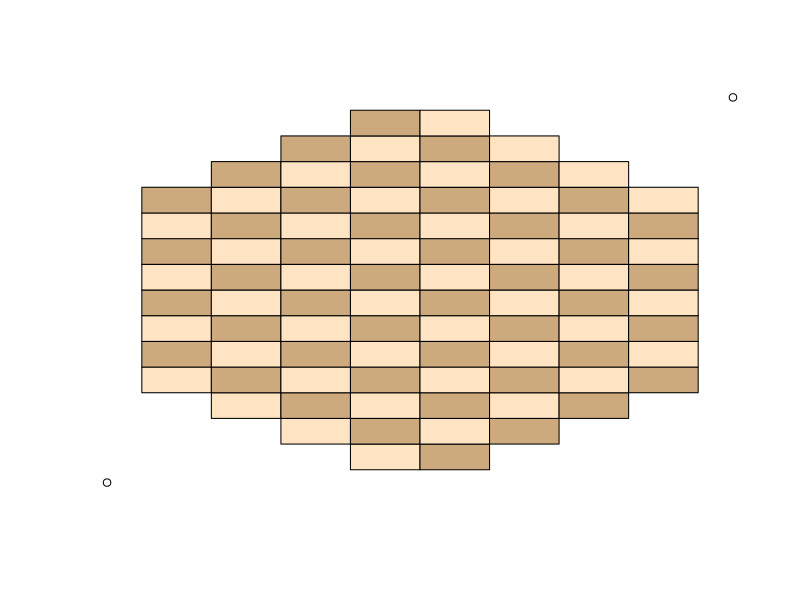

Write R code to recreate this figure. (Note: this script raises an error after producing the figure.)
#!/usr/bin/Rscript
#
# draw_canvass.R
#
# Big Data Analytics Final Project
#  Visualization Part
#
# draw the Mini Camelot Game Canvass 
# from specified pieces information
#
# Example:
#  $ ./draw_canvass.R "323334354344X737482838485"
#
# Output:
#  A static PNG 'canvass-start.png' will be generated
#    to represent the initial state of the game canass
#  A dynamic GIF 'canvass-move.gif' will be generated
#    to represent the game moving process
#
# Robert WEN (robert.wen@nyu.edu)
# N12246277
#

# library to draw circles
library(plotrix)
# library to filter data frame
library(dplyr)

# echo OFF
options(echo=FALSE)

#
# check whether one (x,y) is in the list of cell locations
#
is_cell_in_list <- function(cell, cell_list) {

  off_x = cell[1]
  off_y = cell[2]

  cc <- filter(cell_list, x==off_x & y==off_y)
  ret <- (nrow(cc) > 0)

  return(ret)
}

#
# convert the hash mapkey to a list of cell locations
#
convert_hash_mapkey <- function(mapkey) {

  loc1 <- substr(mapkey, 1, 2)
  loc2 <- substr(mapkey, 3, 4)
  loc3 <- substr(mapkey, 5, 6)
  loc4 <- substr(mapkey, 7, 8)
  loc5 <- substr(mapkey, 9, 10)
  loc6 <- substr(mapkey, 11, 12)

  for (loc in c(loc1, loc2, loc3, loc4, loc5, loc6)) {
    off_x = strtoi(paste('0x', substr(loc, 1, 1), sep=''))
    off_y = strtoi(paste('0x', substr(loc, 2, 2), sep=''))

    loc_xy = c(off_x, off_y, 'north')

    if (exists("map_cell_list") == FALSE) {
      map_cell_list <- c(x=off_x, y=off_y, side='north')
    } else {
      map_cell_list <- rbind(map_cell_list, loc_xy)
    }
  }

  loc1 <- substr(mapkey, 14, 15)
  loc2 <- substr(mapkey, 16, 17)
  loc3 <- substr(mapkey, 18, 19)
  loc4 <- substr(mapkey, 20, 21)
  loc5 <- substr(mapkey, 22, 23)
  loc6 <- substr(mapkey, 24, 25)

  for (loc in c(loc1, loc2, loc3, loc4, loc5, loc6)) {
    off_x = strtoi(paste('0x', substr(loc, 1, 1), sep=''))
    off_y = strtoi(paste('0x', substr(loc, 2, 2), sep=''))

    loc_xy = c(off_x, off_y, 'south')
    map_cell_list <- rbind(map_cell_list, loc_xy)
  }

  map_cell_list <- data.frame(map_cell_list)
  return(map_cell_list)
}

draw_a_cell <- function(cell_info) {

  off_x = strtoi(cell_info[1,1])
  off_y = strtoi(cell_info[1,2])

  if (off_x == 0 & off_y == 0) {
    return()
  }

  draw_off_x <- (40 + (off_y) * 40)
  draw_off_y <- (40 + (13-off_x) * 40)

  side = cell_info[1,3]
  if (side == "north") {
    color <- "white"
  } else {
    color <- "black"
  }

  draw.circle(draw_off_x, draw_off_y, 18, border=color, col=color)
}

# argument parsing and get cell list in data frame
args <- commandArgs(trailingOnly = TRUE)
mapkey <- args[1]
output_png <- args[2]

if (output_png == "") {
  output_png <- 'canvass.png'
}

cell_map_list <- convert_hash_mapkey(mapkey)

# set target output file
png(output_png, width=360, height=600)

# draw the game canvass
plot(c(0,360), c(0,600), axes = F, xlab = NA, ylab = NA)

# disabled cells are here
disabled_cells <- rbind(c(x=0,y=0),              c( 0,1), c( 0,2), c( 0,5), c( 0,6), c( 0,7))
disabled_cells <- rbind(disabled_cells, c(1, 0), c( 1,1),                   c( 1,6), c( 1,7))
disabled_cells <- rbind(disabled_cells, c(2, 0),                                     c( 2,7))
disabled_cells <- rbind(disabled_cells, c(11,0),                                     c(11,7))
disabled_cells <- rbind(disabled_cells, c(12,0), c(12,1),                   c(12,6), c(12,7))
disabled_cells <- rbind(disabled_cells, c(13,0), c(13,1), c(13,2), c(13,5), c(13,6), c(13,7))
disabled_cells <- data.frame(disabled_cells)

# draw all cells
for (x in 0:13) {
    for (y in 0:7) {
        if (is_cell_in_list(c(x,y), disabled_cells) == FALSE) {
            if ((x %% 2 == 0 & y %% 2 == 1) | (x %% 2 == 1 & y %% 2 == 0)){
                color <- "bisque1"
                rect(20 + y * 40, 20 + x * 40, 60 + y * 40, 60 + x * 40, col=color)
            } else if ((x %% 2 == 0 & y %% 2 == 0) | (x %% 2 == 1 & y %% 2 == 1)){
                color <- "burlywood3"
                rect(20 + y * 40, 20 + x * 40, 60 + y * 40, 60 + x * 40, col=color)
            }
        }
    }
}

# draw white and black cells
nrows <- nrow(cell_map_list)
for (i in 1:nrows) {
  draw_a_cell(cell_map_list[i,])
}

# draw the indexes
for (row in 0:13) {
  # left
  text(x = 0, y = 40 + (13 - row)*40, labels = toupper(as.hexmode(row)))
  # right
  text(x = 360, y = 40 + (13 - row)*40, labels = toupper(as.hexmode(row)))
}

for (col in 0:7) {
  # bottom
  text(x = 40 + col * 40, y = 0, labels = toupper(as.hexmode(col)))
  # upper
  text(x = 40 + col * 40, y = 600, labels = toupper(as.hexmode(col)))
}

# add title and description
title(main = "Initial Game Canvass Map", sub = paste("MAPHASH:", mapkey), outer = FALSE)

dev.off()
